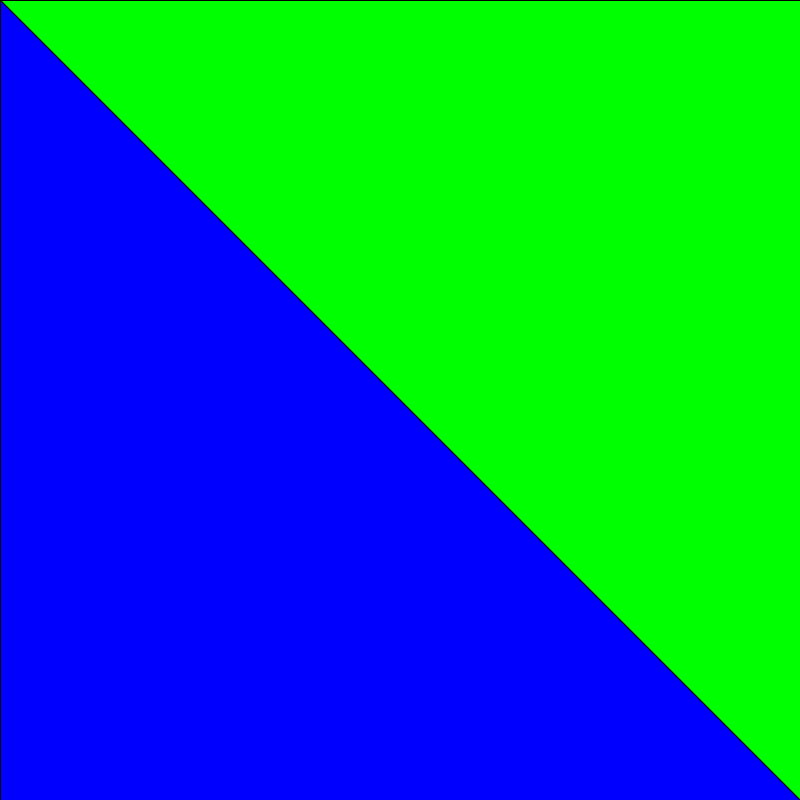
Frame 1 (no input)
Frame 60 (the mouse pressed at the canvas centre just before this capture): identical to frame 1, image omitted
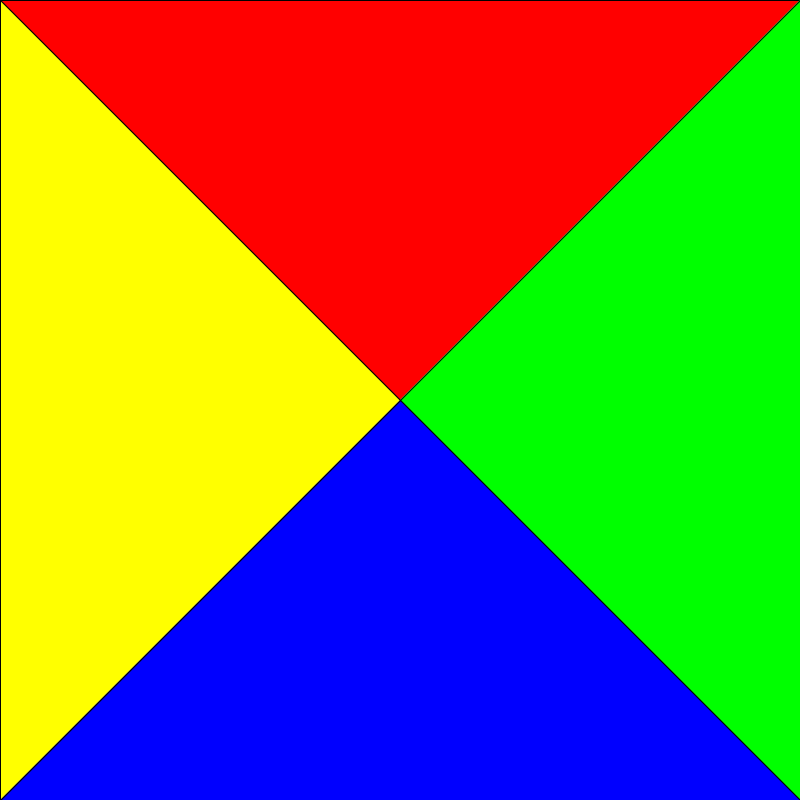
Frame 120 (the mouse held since frame 60 and released just before this capture)

The Processing sketch that drew these frames (run headless with seeded random() and noise(); from frame 60 on, the mouse is pressed at the canvas centre):

// Processing sketch: sketch_25setup_draw_mouse
// ── sketch_25setup_draw_mouse.pde
void setup() {
  size(800, 800);

}

void draw() {
  background(255);

  fill(255, 0, 0);
  triangle(0,0, width, 0, mouseX, mouseY);
  fill(0, 255, 0);
  triangle(width, 0, width, height, mouseX, mouseY);
  fill(0, 0, 255);
  triangle(width, height,0, height, mouseX, mouseY);
  fill(255, 255, 0);
  triangle(0, height, 0, 0, mouseX, mouseY);
}
